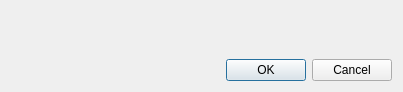
<?xml version="1.0" encoding="UTF-8"?>
<ui version="4.0">
 <class>DataSetTimespanDialog</class>
 <widget class="QDialog" name="DataSetTimespanDialog">
  <property name="geometry">
   <rect>
    <x>0</x>
    <y>0</y>
    <width>403</width>
    <height>92</height>
   </rect>
  </property>
  <property name="windowTitle">
   <string>Data Set Timespan</string>
  </property>
  <layout class="QGridLayout" name="gridLayout">
   <item row="1" column="0" colspan="2">
    <widget class="QDialogButtonBox" name="buttonBox">
     <property name="orientation">
      <enum>Qt::Horizontal</enum>
     </property>
     <property name="standardButtons">
      <set>QDialogButtonBox::Cancel|QDialogButtonBox::Ok</set>
     </property>
    </widget>
   </item>
   <item row="0" column="0" colspan="2">
    <widget class="TimespanWidget" name="timespan" native="true"/>
   </item>
  </layout>
 </widget>
 <customwidgets>
  <customwidget>
   <class>TimespanWidget</class>
   <extends>QWidget</extends>
   <header>timespanwidget.h</header>
   <container>1</container>
  </customwidget>
 </customwidgets>
 <resources/>
 <connections>
  <connection>
   <sender>buttonBox</sender>
   <signal>accepted()</signal>
   <receiver>DataSetTimespanDialog</receiver>
   <slot>accept()</slot>
   <hints>
    <hint type="sourcelabel">
     <x>248</x>
     <y>254</y>
    </hint>
    <hint type="destinationlabel">
     <x>157</x>
     <y>274</y>
    </hint>
   </hints>
  </connection>
  <connection>
   <sender>buttonBox</sender>
   <signal>rejected()</signal>
   <receiver>DataSetTimespanDialog</receiver>
   <slot>reject()</slot>
   <hints>
    <hint type="sourcelabel">
     <x>316</x>
     <y>260</y>
    </hint>
    <hint type="destinationlabel">
     <x>286</x>
     <y>274</y>
    </hint>
   </hints>
  </connection>
 </connections>
</ui>
